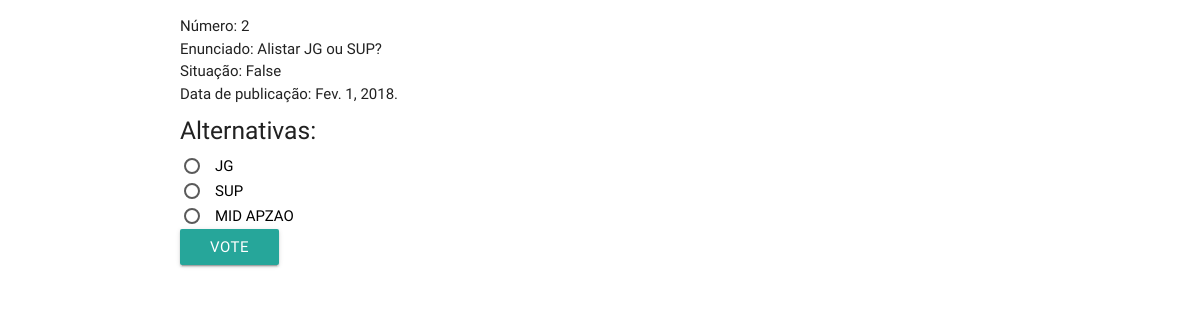
Screenshot of /questao/2 with the database file from the repository.
### pools/models.py (models this page shows, shortened)
class Question(models.Model):
    question_text = models.TextField()
    closed = models.BooleanField(default=False)
    pub_date = models.DateTimeField(auto_now_add=True)
    class Meta:
        ordering = ['-pub_date']

class Choice(models.Model):
    question = models.ForeignKey(Question, related_name='alternativas_associadas', on_delete=models.CASCADE)
    choice_text = models.TextField()
    votes = models.IntegerField(default=0)

### pools/views.py (the view)
# urls.py: path('questao/<int:pk>', ShowQuestionView.as_view(), name='exibir_questao'),
class ShowQuestionView(generic.DetailView):
    model = Question
    template_name = 'pools/question.html'
    context_object_name = 'questao'
    def get_queryset(self):
        return Question.objects.filter(pub_date__lte=timezone.now())

### pools/templates/pools/question.html (shortened to what this page needs)
{% extends 'pools/base.html' %}
{% block content %}
    <ul class="left-align">
        <li>
            Número: {{ questao.id }}
        </li>
        <li>
            Enunciado: {{ questao.question_text }}
        </li>
        <li>
            Situação: {{ questao.closed }}
        </li>
        <li>
            Data de publicação: {{ questao.pub_date.date }}.
        </li>
        <li>
            <h5>Alternativas: </h5>
            <form action="{% url 'pools:vote' questao.pk %}" method="POST">
                {% for alternativa in questao.alternativas_associadas.all %}
                    <label for="choice{{ forloop.counter }}" class="black-text">{{ alternativa.choice_text }}</label><br />
                    {% empty %}
                        <h5>Sem alternativas até então.</h5>
                {% endfor %}
                <input type="submit" value="Vote" class="btn left-align">
            </form>
        </li>
    </ul>
{% endblock %}

### rows the page displays
Question: id "2", question_text "Alistar JG ou SUP?", closed "False", pub_date "Fev. 1, 2018"
Choice: choice_text "JG"
Choice: choice_text "SUP"
Choice: choice_text "MID APZAO"
